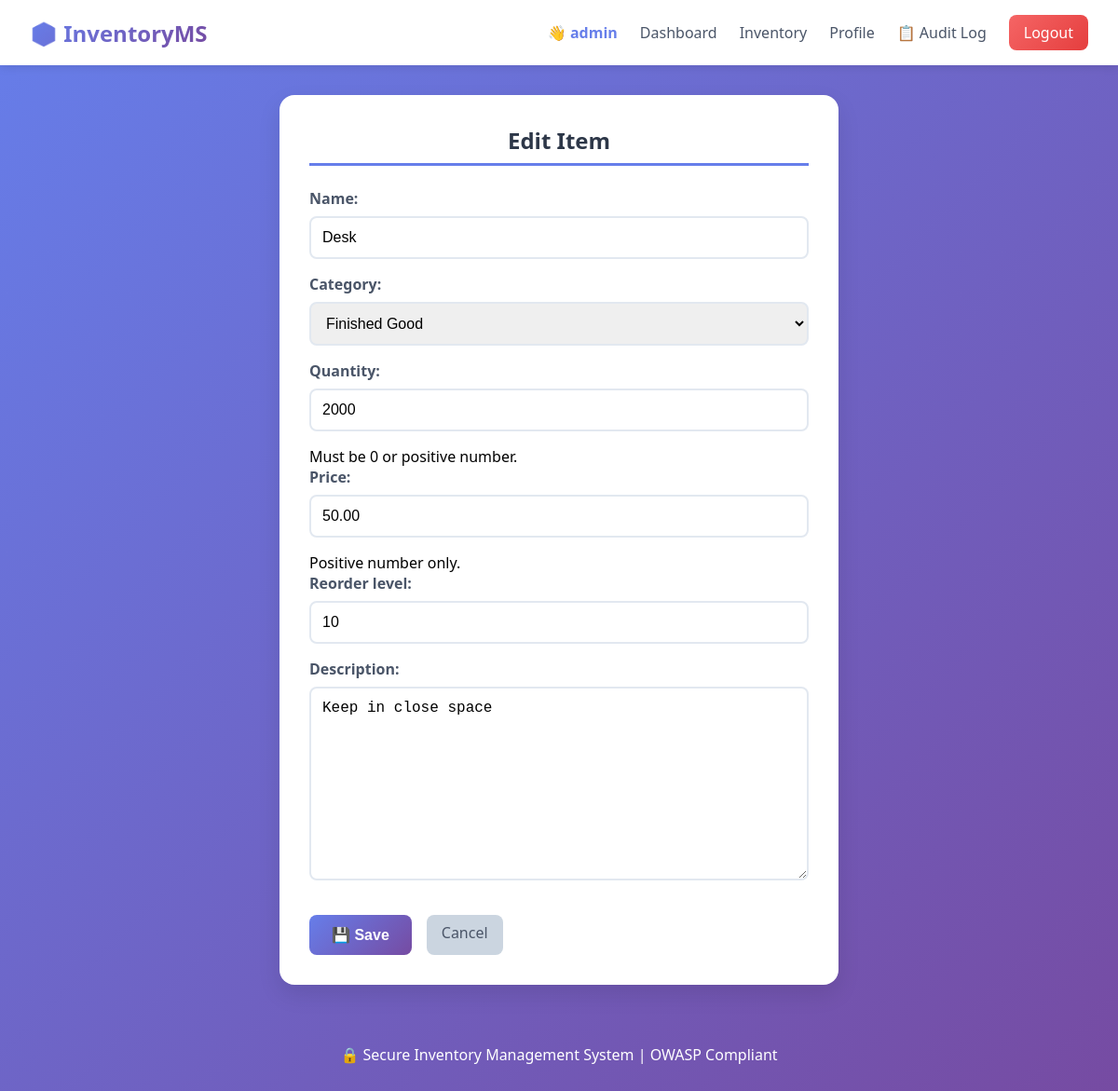
The page /inventory/2/update/ (signed in) on the database its author committed.
### inventory/models.py (models this page shows, shortened)
class InventoryItem(models.Model):
    CATEGORY_CHOICES = [
        ('raw', 'Raw Material'),
        ('finished', 'Finished Good'),
        ('packaging', 'Packaging'),
    ]
    name = models.CharField(max_length=200)
    category = models.CharField(max_length=20, choices=CATEGORY_CHOICES)
    quantity = models.PositiveIntegerField(default=0)  # PositiveInteger = validation
    price = models.DecimalField(max_digits=10, decimal_places=2)
    reorder_level = models.PositiveIntegerField(default=10)
    description = models.TextField(blank=True)
    created_by = models.ForeignKey(User, on_delete=models.CASCADE, related_name='inventory_items')
    created_at = models.DateTimeField(auto_now_add=True)
    updated_at = models.DateTimeField(auto_now=True)
    class Meta:
        ordering = ['-created_at']

### inventory/views.py (the view)
# urls.py: path('inventory/<int:pk>/update/', views.inventory_update, name='inventory_update'),
@login_required
def inventory_update(request, pk):
    try:
        if request.user.is_superuser:
            item = InventoryItem.objects.get(pk=pk)
        else:
            item = InventoryItem.objects.get(pk=pk, created_by=request.user)
    except InventoryItem.DoesNotExist:
        messages.error(request, 'Item not found or access denied.')
        return redirect('inventory_list')
    if request.method == 'POST':
        form = InventoryItemForm(request.POST, instance=item)
        if form.is_valid():
            item = form.save()
            AuditLog.objects.create(
                user=request.user,
                action='update',
                ip_address=get_client_ip(request),
                user_agent=request.META.get('HTTP_USER_AGENT', ''),
                details=f"Updated inventory item: {item.name} (ID: {item.id})"
            )
            messages.success(request, f'Item "{item.name}" updated successfully.')
            return redirect('inventory_list')
    else:
        form = InventoryItemForm(instance=item)
    return render(request, 'inventory_form.html', {'form': form, 'title': 'Edit Item', 'item': item})

### inventory/forms.py (shortened to what this page needs)
class InventoryItemForm(forms.ModelForm):
    name = forms.CharField(
        max_length=200,
        validators=[
            RegexValidator(
                regex=r'^[a-zA-Z0-9\s\-_]+$',
                message='Item name can only contain letters, numbers, spaces, hyphens, and underscores.'
            ),
            MinLengthValidator(2)
        ]
    )
    quantity = forms.IntegerField(
        min_value=0,
        max_value=999999,
        help_text='Must be 0 or positive number.'
    )
    price = forms.DecimalField(
        min_value=0,
        max_value=999999.99,
        decimal_places=2,
        help_text='Positive number only.'
    )
    class Meta:
        model = InventoryItem
        fields = ['name', 'category', 'quantity', 'price', 'reorder_level', 'description']

### airscan/inventory/templates/inventory_form.html (shortened to what this page needs)
{% extends 'base.html' %}
{% block content %}
<div class="card" style="max-width: 600px; margin: 0 auto;">
    <h2 class="card-header" style="display: block; text-align: center;">{{ title }}</h2>
    <form method="post">
        {{ form.as_p }}
        <div style="display: flex; gap: 1rem; margin-top: 1rem;">
            <button type="submit">💾 Save</button>
            <a href="{% url 'inventory_list' %}" class="btn" style="background: #cbd5e0; color: #4a5568;">Cancel</a>
        </div>
    </form>
</div>
{% endblock %}

### airscan/inventory/templates/base.html (shortened to what this page needs)
<!DOCTYPE html>
<html lang="en">
<head>
</head>
<body>
    <nav class="navbar">
        <div class="logo">📦 InventoryMS</div>
        <div class="nav-links">
            {% if user.is_authenticated %}
                <span class="user-greeting">👋 {{ user.username|escape }}</span>
                <a href="{% url 'dashboard' %}">Dashboard</a>
                <a href="{% url 'inventory_list' %}">Inventory</a>
                <a href="{% url 'profile' %}">Profile</a>
                {% if user.is_superuser %}
                    <a href="{% url 'audit_log' %}">📋 Audit Log</a>
                {% endif %}
                <a href="{% url 'logout' %}" class="logout-btn">Logout</a>
            {% else %}
                <a href="{% url 'login' %}">Login</a>
                <a href="{% url 'register' %}">Register</a>
            {% endif %}
        </div>
    </nav>
    <div class="container">
        {% block content %}{% endblock %}
    </div>
    <footer>
        <p>🔒 Secure Inventory Management System | OWASP Compliant</p>
    </footer>
</body>
</html>

### airscan/inventory/templates/base.html (style rules this page uses)
* { margin: 0; padding: 0; box-sizing: border-box; }
body { font-family: 'Segoe UI', Tahoma, Geneva, Verdana, sans-serif; background: linear-gradient(135deg, #667eea 0%, #764ba2 100%); min-height: 100vh; }
.navbar { background: white; box-shadow: 0 2px 10px rgba(0,0,0,0.1); padding: 1rem 2rem; display: flex; justify-content: space-between; align-items: center; flex-wrap: wrap; }
.logo { font-size: 1.5rem; font-weight: bold; background: linear-gradient(135deg, #667eea, #764ba2); -webkit-background-clip: text; background-clip: text; color: transparent; }
.nav-links { display: flex; gap: 1.5rem; align-items: center; flex-wrap: wrap; }
.nav-links a { text-decoration: none; color: #4a5568; font-weight: 500; transition: color 0.3s; }
.user-greeting { color: #667eea; font-weight: bold; }
.logout-btn { background: linear-gradient(135deg, #f56565, #e53e3e); color: white !important; padding: 0.5rem 1rem; border-radius: 8px; }
.container { max-width: 1200px; margin: 2rem auto; padding: 0 1rem; }
.card { background: white; border-radius: 16px; box-shadow: 0 10px 25px rgba(0,0,0,0.1); padding: 2rem; margin-bottom: 1.5rem; }
.card-header { font-size: 1.5rem; font-weight: bold; color: #2d3748; margin-bottom: 1.5rem; padding-bottom: 0.5rem; border-bottom: 3px solid #667eea; display: inline-block; }
.btn { display: inline-block; padding: 0.5rem 1rem; border-radius: 8px; text-decoration: none; font-weight: 500; transition: all 0.3s; border: none; cursor: pointer; }
form input, form select, form textarea { width: 100%; padding: 0.75rem; margin: 0.5rem 0 1rem 0; border: 2px solid #e2e8f0; border-radius: 8px; font-size: 1rem; transition: border-color 0.3s; }
form label { font-weight: 600; color: #4a5568; }
button[type="submit"] { background: linear-gradient(135deg, #667eea, #764ba2); color: white; padding: 0.75rem 1.5rem; border: none; border-radius: 8px; font-size: 1rem; font-weight: bold; cursor: pointer; transition: transform 0.3s; }
footer { text-align: center; padding: 2rem; color: white; margin-top: 2rem; }

### rows shown on the page
InventoryItem: name "Desk", category "Finished Good", quantity "2000", price "50.00", reorder_level "10", description "Keep in close space"

### other values the page prints
{{ user.username|escape }} "admin"
{{ title }} "Edit Item"
